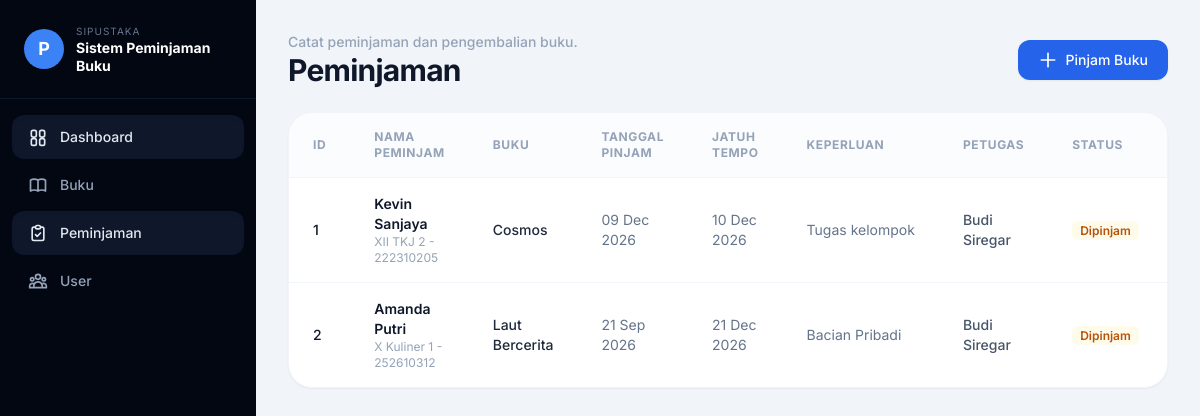
The app's page /peminjaman/ with its own data.
### app_perpus/views.py (the view)
# urls.py: path('peminjaman/', views.list_peminjaman, name='list_peminjaman'),
def list_peminjaman(request):
    with connection.cursor() as cursor:
        query = """
            SELECT p.id, s.nama, s.kelas, s.nis, b.judul, p.tanggal_pinjam, p.jatuh_tempo, p.keperluan, p.status
            FROM peminjaman p
            INNER JOIN siswa s ON p.siswa_id = s.id
            INNER JOIN buku b ON p.buku_id = b.id
            ORDER BY p.id ASC;
        """
        cursor.execute(query)
        rows = cursor.fetchall()
        daftar_pinjam = []
        for row in rows:
            daftar_pinjam.append({
                'id': row[0],
                'nama_peminjam': row[1],
                'kelas': row[2],
                'nis': row[3],
                'judul_buku': row[4],
                'tanggal_pinjam': row[5],
                'jatuh_tempo': row[6],
                'keperluan': row[7],
                'status': row[8],
                'petugas': 'Budi Siregar' # Statis sesuai nama admin aktif di sidebar lu
            })
    return render(request, 'app_perpus/peminjaman.html', {'daftar_pinjam': daftar_pinjam})

### app_perpus/templates/app_perpus/peminjaman.html (shortened to what this page needs)
<!doctype html>
<html lang="id">
  <head>
    <script src="https://cdn.tailwindcss.com"></script>
  </head>
  <body class="bg-[#f1f5f9] text-slate-900 h-screen overflow-hidden">
    <div class="h-screen flex flex-col md:flex-row">
      <aside class="w-full md:w-64 h-screen bg-[#030712] text-slate-100 flex-none flex flex-col">
        <div class="px-6 py-6 border-b border-slate-900">
          <div class="flex items-center gap-3">
            <div class="w-10 h-10 rounded-full bg-[#3b82f6] flex items-center justify-center font-bold text-white text-lg">P</div>
            <div>
              <p class="text-[10px] text-slate-500 uppercase tracking-widest">SIPUSTAKA</p>
              <h1 class="text-sm font-bold text-white leading-tight">Sistem Peminjaman<br>Buku</h1>
            </div>
          </div>
        </div>
       <nav class="flex-1 px-3 py-4 space-y-1">
  <a href="{% url 'dashboard' %}" class="flex items-center gap-3 px-4 py-3 text-sm font-medium text-slate-200 bg-slate-900 rounded-xl shadow-inner">
    Dashboard
  </a>
  <a href="{% url 'list_buku' %}" class="flex items-center gap-3 px-4 py-3 text-sm font-medium text-slate-400 rounded-xl hover:bg-slate-900 transition">
    Buku
  </a>
   <a href="{% url 'list_peminjaman' %}" class="flex items-center gap-3 px-4 py-3 text-sm font-medium text-slate-200 bg-slate-900 rounded-xl shadow-inner">
  Peminjaman
</a>
  <a href="{% url 'list_siswa' %}" class="flex items-center gap-3 px-4 py-3 text-sm font-medium text-slate-400 rounded-xl hover:bg-slate-900 transition">
    User
  </a>
</nav>
      </aside>
      <main class="flex-1 p-6 md:p-8 overflow-y-auto">
        <div class="flex items-center justify-between mb-6">
          <div>
            <p class="text-slate-400 text-sm font-medium">Catat peminjaman dan pengembalian buku.</p>
            <h3 class="text-3xl font-bold text-slate-900 tracking-tight">Peminjaman</h3>
          </div>
          <a href="{% url 'add_peminjaman' %}" class="bg-[#2563eb] text-white px-5 py-2.5 rounded-xl font-medium text-sm flex items-center gap-2 hover:bg-blue-700 transition shadow-sm">
            <svg class="w-5 h-5" fill="none" stroke="currentColor" viewBox="0 0 24 24"><path stroke-linecap="round" stroke-linejoin="round" stroke-width="2" d="M12 4v16m8-8H4"/></svg>
            Pinjam Buku
          </a>
        </div>
        <div class="bg-white rounded-[24px] border border-slate-100 shadow-sm overflow-hidden">
          <div class="overflow-x-auto">
            <table class="w-full text-left border-collapse">
              <thead>
                <tr class="border-b border-slate-100 text-slate-400 text-xs font-semibold uppercase tracking-wider bg-slate-50/50">
                  <th class="px-6 py-4">ID</th>
                  <th class="px-6 py-4">Nama Peminjam</th>
                  <th class="px-6 py-4">Buku</th>
                  <th class="px-6 py-4">Tanggal Pinjam</th>
                  <th class="px-6 py-4">Jatuh Tempo</th>
                  <th class="px-6 py-4">Keperluan</th>
                  <th class="px-6 py-4">Petugas</th>
                  <th class="px-6 py-4">Status</th>
                  <th class="px-6 py-4 text-center">Aksi</th>
                </tr>
              </thead>
              <tbody class="divide-y divide-slate-100 text-sm text-slate-700">
                {% for p in daftar_pinjam %}
                <tr class="hover:bg-slate-50/50 transition">
                  <td class="px-6 py-4 font-medium text-slate-900">{{ p.id }}</td>
                  <td class="px-6 py-4">
                    <p class="font-semibold text-slate-900">{{ p.nama_peminjam }}</p>
                    <p class="text-xs text-slate-400">{{ p.kelas }} - {{ p.nis }}</p>
                  </td>
                  <td class="px-6 py-4 text-slate-800 font-medium">{{ p.judul_buku }}</td>
                  <td class="px-6 py-4 text-slate-500">{{ p.tanggal_pinjam|date:"d M Y" }}</td>
                  <td class="px-6 py-4 text-slate-500">{{ p.jatuh_tempo|date:"d M Y" }}</td>
                  <td class="px-6 py-4 text-slate-500 max-w-xs truncate">{{ p.keperluan }}</td>
                  <td class="px-6 py-4 text-slate-600 font-medium">{{ p.petugas }}</td>
                  <td class="px-6 py-4">
                    {% if p.status == 'Dipinjam' %}
                    <span class="px-2 py-0.5 text-xs font-semibold text-amber-700 bg-amber-50 rounded-md">Dipinjam</span>
                    {% else %}
                    <span class="px-2 py-0.5 text-xs font-semibold text-emerald-700 bg-emerald-50 rounded-md">Dikembalikan</span>
                    {% endif %}
                  </td>
                  <td class="px-6 py-4 text-center">
                  </td>
                </tr>
                {% empty %}
                <tr>
                  <td colspan="9" class="px-6 py-12 text-center text-slate-400">Belum ada transaksi peminjaman.</td>
                </tr>
                {% endfor %}
              </tbody>
            </table>
          </div>
        </div>
      </main>
    </div>
  </body>
</html>

### app_perpus/templates/app_perpus/peminjaman.html (style rules this page uses)
body { font-family: 'Inter', sans-serif; }

### records on screen
peminjaman: id "1", nama_peminjam "Kevin Sanjaya", kelas "XII TKJ 2", nis "222310205", judul_buku "Cosmos", tanggal_pinjam "09 Dec 2026", jatuh_tempo "10 Dec 2026", keperluan "Tugas kelompok", petugas "Budi Siregar"
peminjaman: id "2", nama_peminjam "Amanda Putri", kelas "X Kuliner 1", nis "252610312", judul_buku "Laut Bercerita", tanggal_pinjam "21 Sep 2026", jatuh_tempo "21 Dec 2026", keperluan "Bacian Pribadi", petugas "Budi Siregar"
